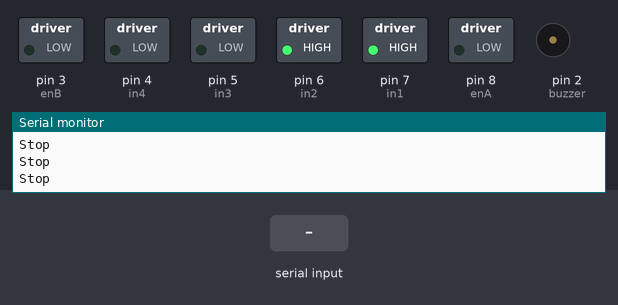
Simulated run of this sketch. Board: Arduino Uno, built with avr-gcc and run on an emulated ATmega328P. On the bench: switched loads named in the sketch (green lamp = pin HIGH), buzzer (waves = sounding), the last lines printed to the serial monitor. Inputs (shaded band) come from the test bench.

Above: at 1.2 s.
1.3 s: "V" received over Serial
At 2.1 s:
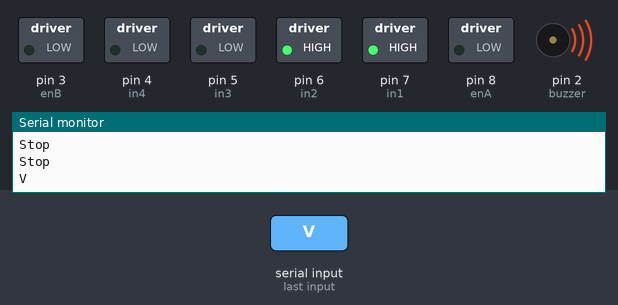
4.3 s: "F" received over Serial
At 6.5 s:
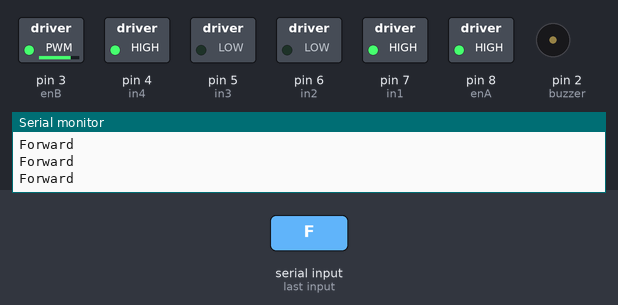
6.8 s: "B" received over Serial
At 8.0 s:
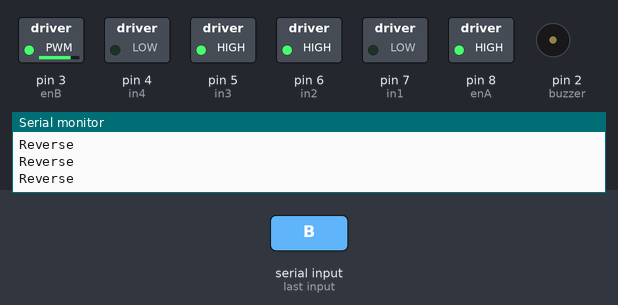
8.3 s: "R" received over Serial
At 9.2 s:
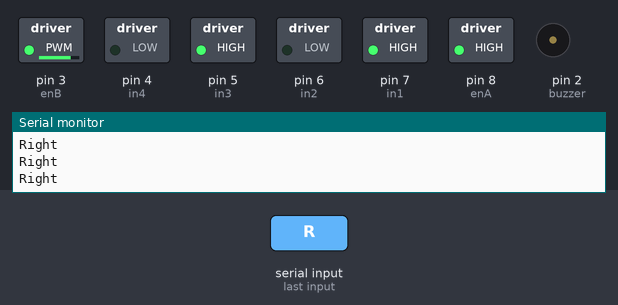
9.8 s: "L" received over Serial
At 10.4 s:
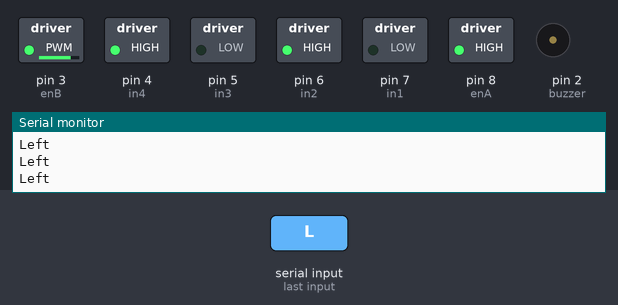
11.3 s: "V" received over Serial
At 12.1 s:
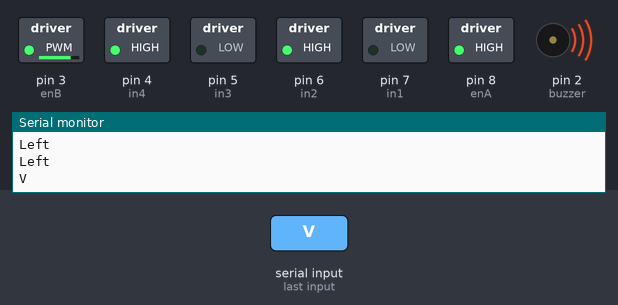
Timing chart, 0 to 15.3 s (numbered marks = the images above; inputs shaded):
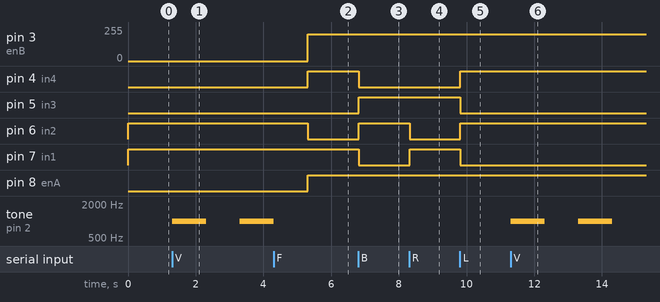

The sketch:

RoverV1.ino
```cpp
#include "SoftwareSerial.h"
SoftwareSerial mySerial(0, 1); // RX | TX

char t;
int buzzer = 2;
int trigPin = A0;
int echoPin = A1;

long duration, distance;

// Motor A

int enA = 8;
int in1 = 7;
int in2 = 6;

// Motor B

int enB = 3;
int in3 = 5;
int in4 = 4;

void setup()
{
  Serial.begin(9600);
  Serial.println("Bluetooth Connected");

  pinMode(enA, OUTPUT);
  pinMode(enB, OUTPUT);
  pinMode(in1, OUTPUT);
  pinMode(in2, OUTPUT);
  pinMode(in3, OUTPUT);
  pinMode(in4, OUTPUT);
  pinMode(buzzer, OUTPUT);

  pinMode(trigPin, OUTPUT);
  pinMode(echoPin, INPUT);
}


void loop()
{
  if (Serial.available())
  {
    t = Serial.read();
    Serial.println(t);
  }

  if(t == 'X')
  {
      Serial.println("Autonomous Mode");
      digitalWrite(trigPin, LOW);
      delayMicroseconds(2);
      digitalWrite(trigPin, HIGH);
      delayMicroseconds(10);
      duration = pulseIn(echoPin, HIGH);
      distance = duration / 58.2;
      delay(10);
      Serial.print(distance);
      delay(100);

     while (distance > 20)
     {
        Serial.println("Forward at Low Speed");
        analogWrite(enA, 150);
        analogWrite(enB, 150);

        digitalWrite(in1,HIGH);
        digitalWrite(in2,LOW);
        digitalWrite(in3,LOW);
        digitalWrite(in4,HIGH);

        delay(100);
     }
  }

  if (t == 'F')
  {
    Serial.println("Forward");
    analogWrite(enA, 200);
    analogWrite(enB, 200);

    digitalWrite(in1,HIGH);
    digitalWrite(in2,LOW);
    digitalWrite(in3,LOW);
    digitalWrite(in4,HIGH);
  }

   else if (t == 'B')
   {
      Serial.println("Reverse");
      analogWrite(enA, 200);
      analogWrite(enB, 200);

      digitalWrite(in1,LOW);
      digitalWrite(in2,HIGH);
      digitalWrite(in3,HIGH);
      digitalWrite(in4,LOW);
   }

   else if (t == 'R')
   {
      Serial.println("Right");
      analogWrite(enA, 200);
      analogWrite(enB, 200);

      digitalWrite(in1,HIGH);
      digitalWrite(in2,LOW);
      digitalWrite(in3,HIGH);
      digitalWrite(in4,LOW);
   }

   else if (t == 'L')
   {
      Serial.println("Left");
      analogWrite(enA, 200);
      analogWrite(enB, 200);

      digitalWrite(in1,LOW);
      digitalWrite(in2,HIGH);
      digitalWrite(in3,LOW);
      digitalWrite(in4,HIGH);
   }

   else if (t == 'V') //Buzzer On
   {
    tone(buzzer, 1000);
    delay(1000);
    noTone(buzzer);
    delay(1000);
   }

   else if (t == 'v') //Buzzer Off
   {
    tone(buzzer, 0);
    delay(1000);
    noTone(buzzer);
    delay(1000);
   }

   else
   {
      Serial.println("Stop");
      analogWrite(enA, 0);
      analogWrite(enB, 0);
      digitalWrite(in1,HIGH);
      digitalWrite(in2,HIGH);
      digitalWrite(in3,LOW);
      digitalWrite(in4,LOW);
   }
}
```

Measured:
- after the input at 1.3 s, tone on pin 2 (buzzer): silent → 1000 Hz at once, → silent 1.0 s later, → 1000 Hz 1.0 s later
- after the input at 4.3 s, pin 3 (enB): 0/255 → 200/255 after 1.0 s; pin 4 (in4), pin 8 (enA): LOW → HIGH after 1.0 s; pin 6 (in2): HIGH → LOW after 1.0 s; tone on pin 2 (buzzer): goes on until 4.3 s, then stays silent
- after the input at 6.8 s, pin 4 (in4), pin 7 (in1): HIGH → LOW at once; pin 5 (in3), pin 6 (in2): LOW → HIGH at once
- after the input at 8.3 s, pin 6 (in2): HIGH → LOW at once; pin 7 (in1): LOW → HIGH at once
- after the input at 9.8 s, pin 4 (in4), pin 6 (in2): LOW → HIGH at once; pin 5 (in3), pin 7 (in1): HIGH → LOW at once
- after the input at 11.3 s, tone on pin 2 (buzzer): alternates 1000 Hz for 1.0 s and silent for 1.0 s, starting at once
